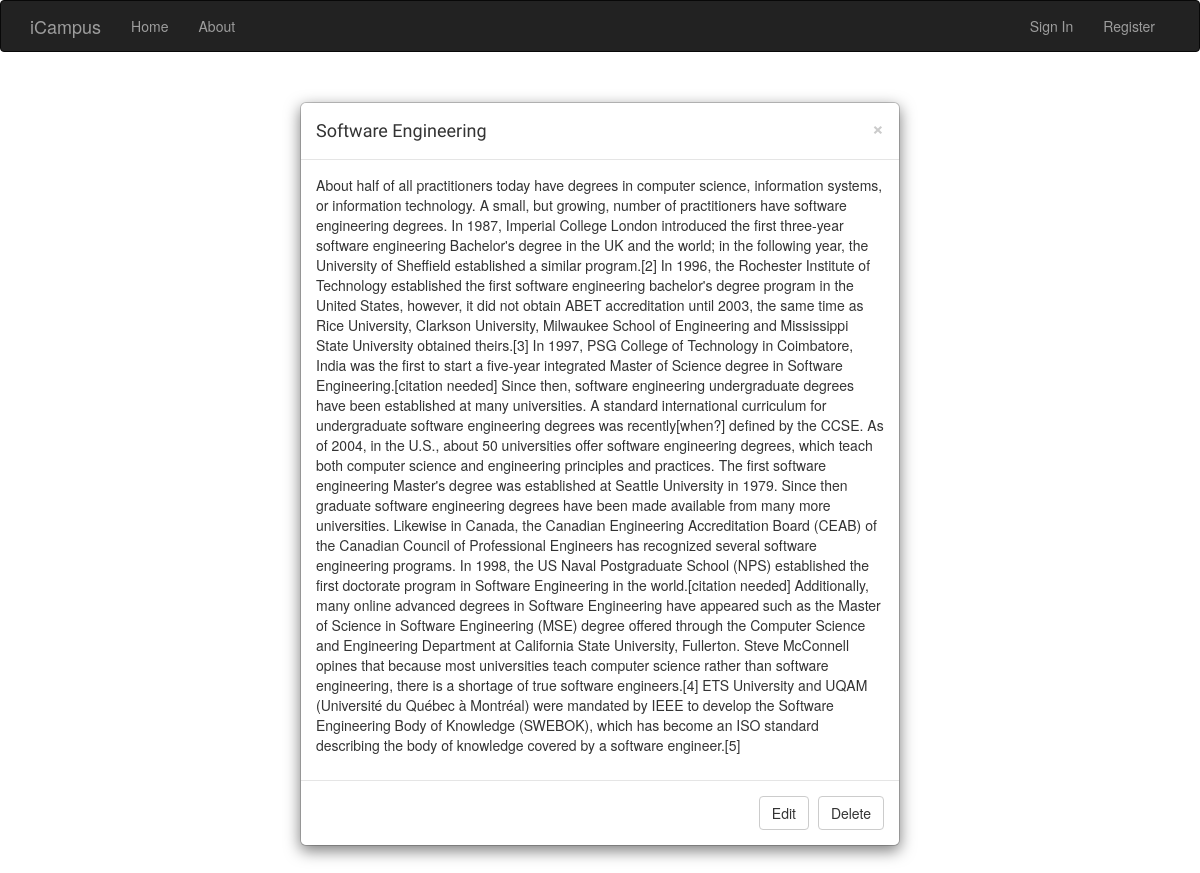
Screenshot of /cms/careers/1 with the database file from the repository.
### app/models.py (models this page shows, shortened)
class Career(db.Model):
    __tablename__ = 'careers'
    id = db.Column(db.Integer, primary_key=True)
    name = db.Column(db.String(64))
    slug = db.Column(db.String(200), nullable=True)
    overview = db.Column(db.Text)
    category_id = db.Column(db.Integer, db.ForeignKey('categories.id'))
    comments = db.relationship('Comment', backref='career', lazy='dynamic')
    tags = db.relationship('Tag', secondary=career_tags)

### app/main/views.py (the view)
@main.route('/cms/careers/<int:id>')
def ret_career(id):
    career = Career.query.filter_by(id=id).first()
    return render_template('cms_career_detail.html', career=career)

### app/main/__init__.py (called while the page is built)
@main.app_context_processor
def inject_permissions():
    return dict(Permission=Permission)

### app/models.py (called while the page is built)
    def can(self, permissions):
        return False

### app/templates/cms_career_detail.html
{% extends 'base.html' %}
{% block page_content %}
<div class="modal-dialog" role="document">
        <div class="modal-content">
            <div class="modal-header">
                <button type="button" class="close" data-dismiss="modal" aria-label="Close"><span aria-hidden="true">&times;</span></button>
                <h4 class="modal-title" id="myModalLabel">{{ career.name }}</h4>
           </div>
        <div class="modal-body">
			<p>{{ career.overview }}</p>
        </div>
        <div class="modal-footer">
            <a href="{{ url_for('main.edit_career', id=career.id) }}" type="button" class="btn btn-default" data-dismiss="modal">Edit</a>
            <a href="{{ url_for('main.delete_career', id=career.id) }}" type="button" class="btn btn-default" data-dismiss="modal">Delete</a>
        </div>
    </div>
</div>
{% endblock %}

### app/static/css/base.css (style rules this page uses)
h1, h2, h3, h4, h5 , h6 { font-family: 'Ubuntu', sans-serif; font-weight:normal; }
a { text-decoration:none; color:#5993bb; }

### rows the page displays
Career: name "Software Engineering", overview "About half of all practitioners today have degrees in computer science, information systems, or information technology. A small, but growing, number of practitioners have software engineering degrees. In 1987, Imperial College London introduced the first three-year software engineering Bachelor's degree in the UK and the world; in the following year, the University of Sheffield established a similar program.[2] In 1996, the Rochester Institute of Technology established the first software engineering bachelor's degree program in the United States, however, it did not obtain ABET accreditation until 2003, the same time as Rice University, Clarkson University, Milwaukee School of Engineering…"
